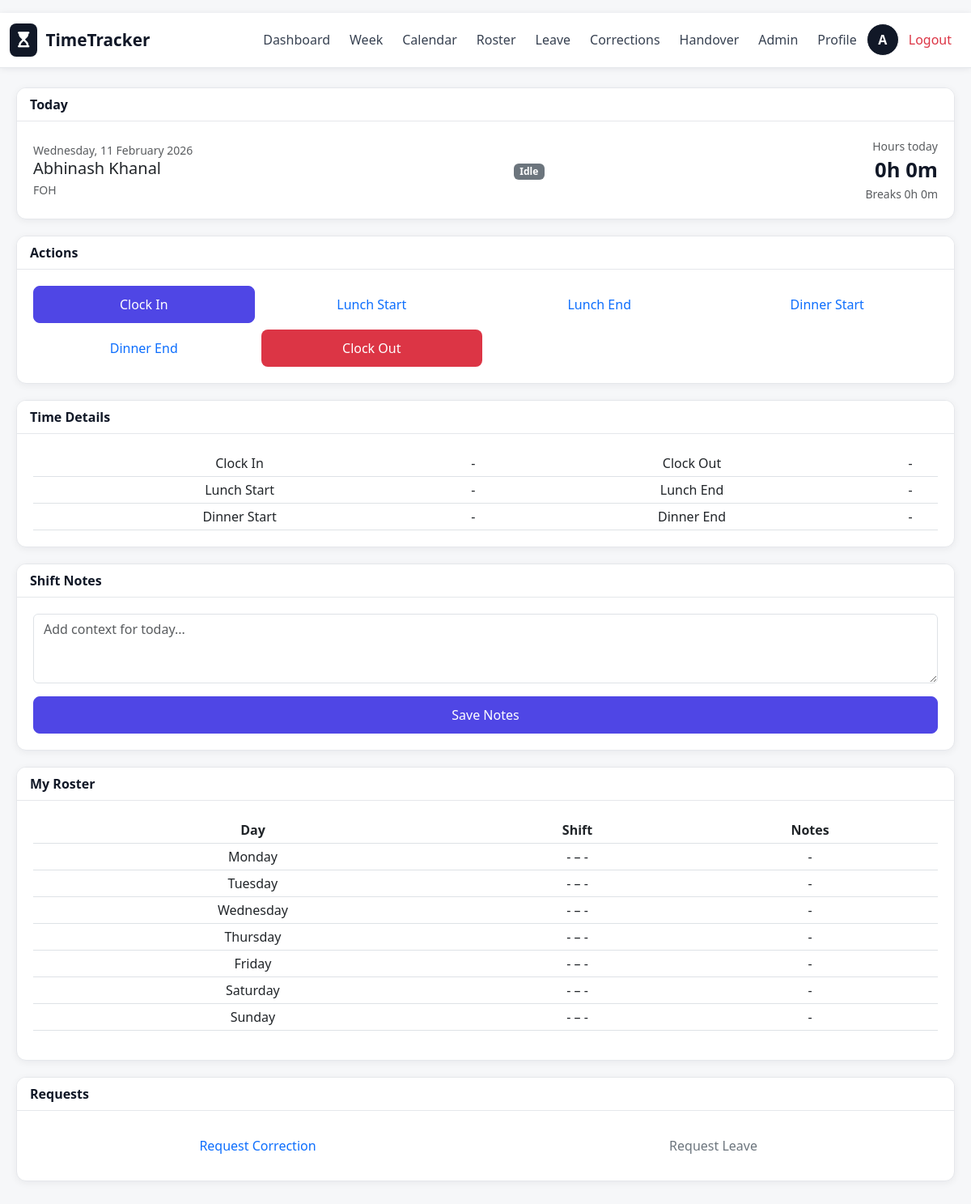
The page /dashboard (signed in) on the database its author committed.
### app.py (models this page shows)
class User(UserMixin, db.Model):
    id = db.Column(db.Integer, primary_key=True)
    name = db.Column(db.String(100), unique=True, nullable=False)
    email = db.Column(db.String(100), unique=True)
    password = db.Column(db.String(200), nullable=False)
    employee_id = db.Column(db.String(50), unique=True)
    department = db.Column(db.String(100))
    role = db.Column(db.String(20), default='employee')  # 'employee' or 'admin'
    phone = db.Column(db.String(30))
    profile_pic = db.Column(db.String(200), default='default.png')
    is_active = db.Column(db.Boolean, default=True)
    is_admin = db.Column(db.Boolean, default=False)
    is_staff = db.Column(db.Boolean, default=True)
    position = db.Column(db.String(100))
    visa_type = db.Column(db.String(50))
    weekly_hour_limit = db.Column(db.Float)
    created_at = db.Column(db.DateTime, default=datetime.now)
    last_login = db.Column(db.DateTime)

class TimeEntry(db.Model):
    id = db.Column(db.Integer, primary_key=True)
    user_id = db.Column(db.Integer, db.ForeignKey('user.id'))
    day = db.Column(db.Date, nullable=False)
    clock_in = db.Column(db.DateTime)
    clock_out = db.Column(db.DateTime)
    lunch_start = db.Column(db.DateTime)
    lunch_end = db.Column(db.DateTime)
    dinner_start = db.Column(db.DateTime)
    dinner_end = db.Column(db.DateTime)
    status = db.Column(db.String(20), default='pending')  # pending, approved, rejected
    notes = db.Column(db.Text)
    shift_notes = db.Column(db.Text)
    approved_by = db.Column(db.Integer)  # Admin ID who approved
    approved_at = db.Column(db.DateTime)

class Roster(db.Model):
    id = db.Column(db.Integer, primary_key=True)
    user_id = db.Column(db.Integer)
    day_of_week = db.Column(db.String(20))  # Monday, Tuesday, etc.
    start_time = db.Column(db.String(5))    # HH:MM format
    end_time = db.Column(db.String(5))      # HH:MM format
    week_start = db.Column(db.Date)
    week_end = db.Column(db.Date)
    is_off = db.Column(db.Boolean, default=False)
    notes = db.Column(db.Text)
    role_title = db.Column(db.String(100))

### app.py (the view)
@app.route("/dashboard")
@login_required
def dashboard():
    entry = get_today_entry()
    settings = get_settings()
    break_minutes = (
        minutes(entry.lunch_start, entry.lunch_end)
        + minutes(entry.dinner_start, entry.dinner_end)
    )
    work_minutes = minutes(entry.clock_in, entry.clock_out) - break_minutes
    if work_minutes < 0:
        work_minutes = 0
    week_start, _ = get_week_range()
    roster = Roster.query.filter(
        Roster.user_id == current_user.id,
        (Roster.week_start == week_start) | (Roster.week_start.is_(None))
    ).all()
    day_order = {d: i for i, d in enumerate(['Monday','Tuesday','Wednesday','Thursday','Friday','Saturday','Sunday'])}
    roster = sorted(roster, key=lambda r: day_order.get(r.day_of_week, 99))
    return render_template(
        "dashboard.html",
        entry=entry,
        work_minutes=work_minutes,
        break_minutes=break_minutes,
        format_time=format_time,
        roster=roster,
        settings=settings
    )

### app.py (called while the page is built, shortened)
@login_manager.user_loader
def load_user(user_id):
    return User.query.get(int(user_id))

def get_today_entry():
    entry = TimeEntry.query.filter_by(
        user_id=current_user.id,
        day=date.today()
    ).first()
    return entry

def minutes(a, b):
    if not a or not b:
        return 0
    if b < a:
        b = b + timedelta(days=1)
    return int((b - a).total_seconds() // 60)

def format_time(dt):
    if not dt:
        return "-"
    return dt.strftime("%H:%M")

def get_week_range(d=None):
    if d is None:
        d = date.today()
    if isinstance(d, datetime):
        d = d.date()
    monday = d - timedelta(days=d.weekday())
    sunday = monday + timedelta(days=6)
    return monday, sunday

@app.before_request
def prepare_schema():
    if not app.config.get("SCHEMA_READY"):
        ensure_schema()
        app.config["SCHEMA_READY"] = True

def get_settings():
    settings = SystemSettings.query.first()
    if not settings:
        settings = SystemSettings()
        db.session.add(settings)
        db.session.commit()
    return settings

### templates/dashboard.html (shortened to what this page needs)
{% extends "base.html" %}
{% block content %}
<div class="card">
  <div class="card-header">Today</div>
  <div class="card-body">
    <div class="d-flex flex-wrap justify-content-between align-items-center gap-3">
      <div>
        <div class="text-muted small">{{ entry.day.strftime('%A, %d %B %Y') }}</div>
        <div class="h5 mb-1">{{ current_user.name }}</div>
        <div class="small text-muted">{{ current_user.department or 'N/A' }}</div>
      </div>
      <div>
        {% if entry.clock_in and not entry.clock_out %}
          <span class="badge bg-success">Active</span>
        {% elif entry.clock_out %}
          <span class="badge bg-primary">Done</span>
        {% else %}
          <span class="badge bg-secondary">Idle</span>
        {% endif %}
      </div>
      <div class="text-end">
        <div class="small text-muted">Hours today</div>
        <div class="time-display">{{ work_minutes // 60 }}h {{ work_minutes % 60 }}m</div>
        <div class="small text-muted">Breaks {{ break_minutes // 60 }}h {{ break_minutes % 60 }}m</div>
      </div>
    </div>
  </div>
</div>
<div class="card">
  <div class="card-header">Actions</div>
  <div class="card-body">
    <div class="row g-2">
      <div class="col-6 col-md-3">
        <form method="post" action="/action/clock_in">
          <button type="submit" class="btn btn-primary w-100">Clock In</button>
        </form>
      </div>
      <div class="col-6 col-md-3">
        <form method="post" action="/action/lunch_start">
          <button type="submit" class="btn btn-outline-primary w-100">Lunch Start</button>
        </form>
      </div>
      <div class="col-6 col-md-3">
        <form method="post" action="/action/lunch_end">
          <button type="submit" class="btn btn-outline-primary w-100">Lunch End</button>
        </form>
      </div>
      {% if settings and settings.dinner_break_duration and settings.dinner_break_duration > 0 %}
        <div class="col-6 col-md-3">
          <form method="post" action="/action/dinner_start">
            <button type="submit" class="btn btn-outline-primary w-100">Dinner Start</button>
          </form>
        </div>
        <div class="col-6 col-md-3">
          <form method="post" action="/action/dinner_end">
            <button type="submit" class="btn btn-outline-primary w-100">Dinner End</button>
          </form>
        </div>
      {% endif %}
      <div class="col-6 col-md-3">
        <form method="post" action="/action/clock_out">
          <button type="submit" class="btn btn-danger w-100">Clock Out</button>
        </form>
      </div>
    </div>
  </div>
</div>
<div class="card">
  <div class="card-header">Time Details</div>
  <div class="card-body">
    <div class="table-responsive">
      <table class="table table-sm align-middle mb-0">
        <tbody>
          <tr>
            <td>Clock In</td>
            <td>{{ format_time(entry.clock_in) }}</td>
            <td>Clock Out</td>
            <td>{{ format_time(entry.clock_out) }}</td>
          </tr>
          <tr>
            <td>Lunch Start</td>
            <td>{{ format_time(entry.lunch_start) }}</td>
            <td>Lunch End</td>
            <td>{{ format_time(entry.lunch_end) }}</td>
          </tr>
          <tr>
            <td>Dinner Start</td>
            <td>{{ format_time(entry.dinner_start) }}</td>
            <td>Dinner End</td>
            <td>{{ format_time(entry.dinner_end) }}</td>
          </tr>
        </tbody>
      </table>
    </div>
  </div>
</div>
<div class="card">
  <div class="card-header">Shift Notes</div>
  <div class="card-body">
    <form method="post" action="/save-notes">
      <textarea name="shift_notes" class="form-control" rows="3" placeholder="Add context for today...">{{ entry.shift_notes or '' }}</textarea>
      <button class="btn btn-primary w-100 mt-3" type="submit">Save Notes</button>
    </form>
  </div>
</div>
<div class="card">
  <div class="card-header">My Roster</div>
  <div class="card-body">
    {% if roster %}
      <div class="table-responsive">
        <table class="table table-sm table-hover">
          <thead>
            <tr>
              <th>Day</th>
              <th>Shift</th>
              <th>Notes</th>
            </tr>
          </thead>
          <tbody>
            {% for r in roster %}
              <tr>
                <td>{{ r.day_of_week }}</td>
                <td>
                  {% if r.is_off %}
                    Off
                  {% else %}
                    {{ r.start_time or '-' }} – {{ r.end_time or '-' }}
                  {% endif %}
                </td>
                <td>{{ r.notes or '-' }}</td>
              </tr>
            {% endfor %}
          </tbody>
        </table>
      </div>
    {% else %}
      <div class="text-muted">No roster assigned yet.</div>
    {% endif %}
  </div>
</div>
<div class="card">
  <div class="card-header">Requests</div>
  <div class="card-body">
    <div class="row g-2">
      <div class="col-md-6">
        <a class="btn btn-outline-primary w-100" href="/request-correction">Request Correction</a>
      </div>
      <div class="col-md-6">
        <a class="btn btn-outline-secondary w-100" href="/leave-request">Request Leave</a>
      </div>
    </div>
  </div>
</div>
{% endblock %}

### templates/base.html (shortened to what this page needs)
<!doctype html>
<html>
<head>
  <link href="https://cdn.jsdelivr.net/npm/bootstrap@5.3.0/dist/css/bootstrap.min.css" rel="stylesheet">
  <link rel="stylesheet" href="https://cdnjs.cloudflare.com/ajax/libs/font-awesome/6.4.0/css/all.min.css">
</head>
<body>
  <nav class="navbar navbar-expand-lg navbar-light mb-4">
    <div class="container-fluid" style="max-width: 1200px; margin: 0 auto;">
      <a class="navbar-brand" href="/dashboard">
        <span class="logo-icon"><i class="fas fa-hourglass-start"></i></span>
        <span>TimeTracker</span>
      </a>
      <div class="collapse navbar-collapse" id="navbarNav">
        <ul class="navbar-nav ms-auto align-items-center">
          {% if current_user.is_authenticated %}
            <li class="nav-item">
              <a class="nav-link" href="/dashboard">Dashboard</a>
            </li>
            <li class="nav-item">
              <a class="nav-link" href="/week">Week</a>
            </li>
            <li class="nav-item">
              <a class="nav-link" href="/calendar">Calendar</a>
            </li>
            <li class="nav-item">
              <a class="nav-link" href="/roster">Roster</a>
            </li>
            <li class="nav-item">
              <a class="nav-link" href="/leave-request">Leave</a>
            </li>
            <li class="nav-item">
              <a class="nav-link" href="/request-correction">Corrections</a>
            </li>
            <li class="nav-item">
              <a class="nav-link" href="/handover">Handover</a>
            </li>
            {% if current_user.role == 'admin' or current_user.is_admin %}
              <li class="nav-item">
                <a class="nav-link" href="/admin">Admin</a>
              </li>
            {% endif %}
            <li class="nav-item">
              <a class="nav-link" href="/settings">Profile</a>
            </li>
            <li class="nav-item">
              <div class="avatar" style="cursor: pointer;" title="{{ current_user.name }}">
                {{ (current_user.name or 'U')[0].upper() }}
              </div>
            </li>
            <li class="nav-item">
              <a class="nav-link text-danger" href="/logout">Logout</a>
            </li>
          {% endif %}
        </ul>
      </div>
    </div>
  </nav>
  <div class="container-fluid" style="max-width: 1200px; margin: 0 auto; padding: 0 20px;">
    {% block content %}{% endblock %}
  </div>
</body>
</html>

### templates/base.html (style rules this page uses)
:root { --primary: #4f46e5; --success: #10b981; --danger: #ef4444; --warning: #f59e0b; --info: #06b6d4; --bg: #f6f7f9; --card: #ffffff; --border: #e5e7eb; --text: #111827; --muted: #6b7280; }
a, button, .btn, .card, .nav-link, .form-control, .form-select { transition: all 0.2s ease; }
body { background: var(--bg); min-height: 100vh; color: var(--text); font-family: 'Segoe UI', Tahoma, Geneva, Verdana, sans-serif; padding: 16px 0 32px; -webkit-font-smoothing: antialiased; -moz-osx-font-smoothing: grayscale; }
.navbar { background: #ffffff !important; box-shadow: 0 1px 8px rgba(17, 24, 39, 0.08); border-bottom: 1px solid var(--border); }
.navbar-brand { font-weight: 700; font-size: 1.3rem; color: var(--text); display: flex; align-items: center; gap: 10px; }
.navbar-nav .nav-link { border-radius: 10px; padding: 8px 12px; margin: 2px 4px; color: #374151; font-weight: 500; }
.logo-icon { font-size: 1.2rem; background: #111827; padding: 6px 10px; border-radius: 8px; color: white; }
.card { border: 1px solid var(--border); border-radius: 12px; box-shadow: 0 2px 10px rgba(17, 24, 39, 0.06); margin-bottom: 20px; overflow: hidden; background: var(--card); }
.card-body { padding: 20px; }
.avatar { width: 40px; height: 40px; border-radius: 50%; display: flex; align-items: center; justify-content: center; font-weight: 600; color: white; font-size: 16px; background: #111827; border: 1px solid #ffffff; }
.card-header { background: #ffffff; color: var(--text); border-bottom: 1px solid var(--border); border-radius: 12px 12px 0 0; font-weight: 600; }
.btn { border-radius: 8px; padding: 10px 14px; font-weight: 500; border: 1px solid transparent; }
.btn-primary { background: var(--primary); border-color: var(--primary); }
.time-display { font-size: 1.6rem; font-weight: 600; color: var(--text); }
table { border-collapse: collapse; }
table thead { background: #f3f4f6; color: var(--text); }
table td, table th { padding: 12px; text-align: center; }
.navbar { background: #ffffff; box-shadow: 0 1px 8px rgba(17, 24, 39, 0.08); }

### rows shown on the page
User: name "A", name "Abhinash Khanal", department "FOH"
TimeEntry: day "Wednesday, 11 February 2026", clock_in "-", clock_out "-", lunch_start "-", lunch_end "-", dinner_start "-", dinner_end "-"
Roster: day_of_week "Monday", start_time "-", end_time "-", notes "-"
Roster: day_of_week "Tuesday", start_time "-", end_time "-", notes "-"
Roster: day_of_week "Wednesday", start_time "-", end_time "-", notes "-"
Roster: day_of_week "Thursday", start_time "-", end_time "-", notes "-"
Roster: day_of_week "Friday", start_time "-", end_time "-", notes "-"
Roster: day_of_week "Saturday", start_time "-", end_time "-", notes "-"
Roster: day_of_week "Sunday", start_time "-", end_time "-", notes "-"

### other values the page prints
{{ work_minutes // 60 }} "0"
{{ work_minutes % 60 }} "0"
{{ break_minutes // 60 }} "0"
{{ break_minutes % 60 }} "0"
